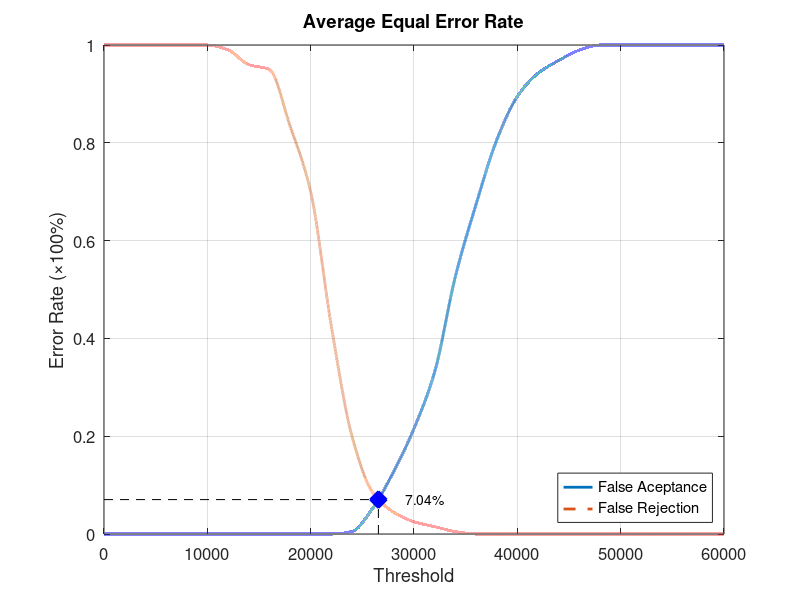
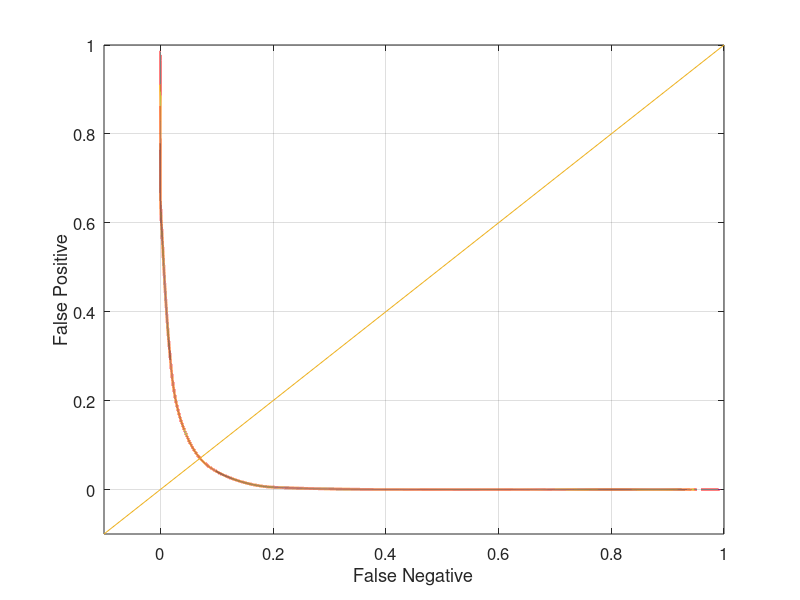

Write MATLAB code to recreate these figures, in order.
function yEER = Database1_4
close all;
clear;
clc;
x = 0:2000:60000;
xq = 0:0.5:60000;

y0 = [0 0 0 0 0 0 0 0 0 0 0 0 0.00526316 0.0526316 0.126316 0.215789 0.331579 0.526316 0.673684 0.805263 0.894737 0.942105 0.968421 0.989474 1 1 1 1 1 1 1];
yy0 = interp1(x, y0, xq, 'pchip');
y1 = [1 1 1 1 1 1 0.99 0.96 0.95 0.835 0.7 0.425 0.2 0.085 0.045 0.025 0.015 0.005 0 0 0 0 0 0 0 0 0 0 0 0 0];
yy1 = interp1(x, y1, xq, 'pchip');

% Calculating EER: 
y2 = abs(y0 - y1);
find(y2 == min(y2))
yy2 = abs(yy0 - yy1);
xEER = find(yy2 == min(yy2));
xEERIndex = xq(xEER) % X-axis EER
yEER = yy0(xEER) % Y-axis EER

main = figure
plot(xq, yy0,'-','LineWidth', 2);	hold on
plot(xq, yy1,'--','LineWidth', 2);	hold on
plot([xEERIndex xEERIndex], [0 yEER], 'k--');	hold on
plot([0 xEERIndex], [yEER yEER], 'k--');	hold on
plot(xEERIndex, yEER, 'bx', 'LineWidth', 10);	hold on
text(xEERIndex + 10 * xEERIndex / 100, yEER, [num2str(round((10000 * yEER)) / 100) '%'])
legend('False Aceptance', 'False Rejection', 'Location', 'SouthEast')
xlabel('Threshold')
ylabel('Error Rate (\times100%)')
title('Average Equal Error Rate')
set(gca, 'FontSize', 12)
axis([0 60000 0 1])
grid on

print(main, 'Database1_4Main', '-dpng');
FNRxFPR = figure('Color', [1 1 1]);
plot(yy1, yy0, '-', yy1, yy0, 'LineWidth', 2);
hold on
y = -0.1:0.1:1
plot(y, y); 
set(gca, 'FontSize', 12)
xlabel('False Negative')
ylabel('False Positive')
axis([-0.1 1 -0.1 1])
set(gca, 'FontSize', 12)
grid on

print(FNRxFPR, 'Database1_4FNRxFPR','-dpng');
end
